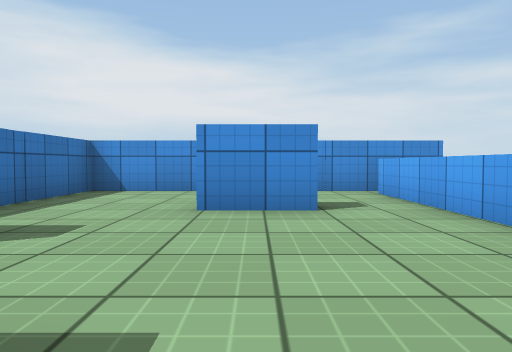
[1] (above)

22 first-person views from a walk through a scene from a Unity 3-D project. The camera is 0.55 m above the floor, tilts 2° down and sees 70° across. The floor is counted in squares, 1 m on a side. Each view is taken from the middle of a square. On the plan, view 1 faces up. The plan holds only what a view shows up to about 9 squares ahead; the rest is blank. The player character is not drawn. Surface patterns are stand-ins for the level's own textures.

[2]
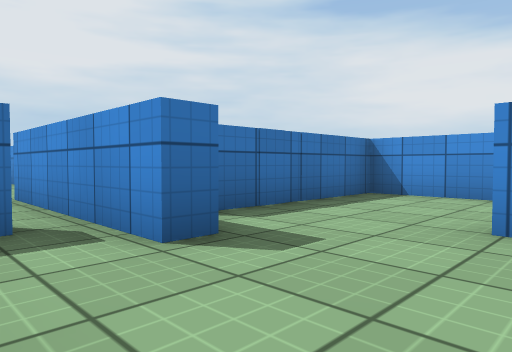

[3]
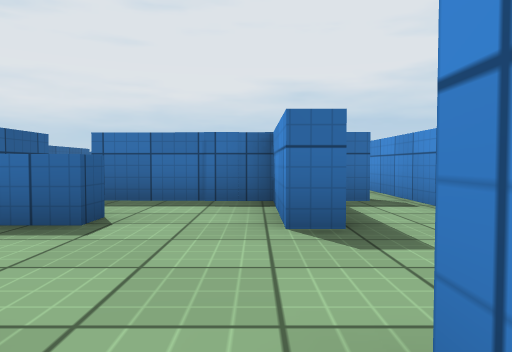

[4]
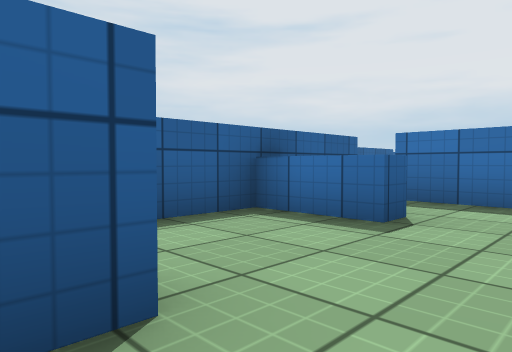

[5]
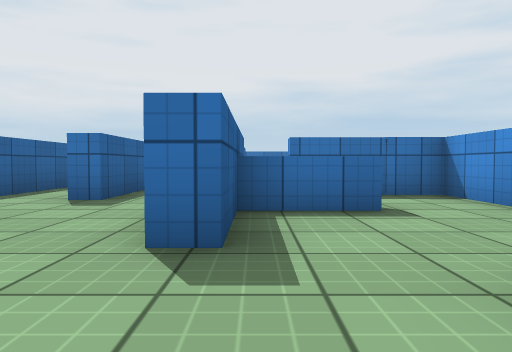

[6]
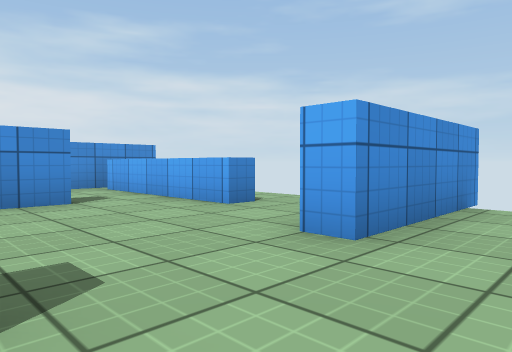

[7]
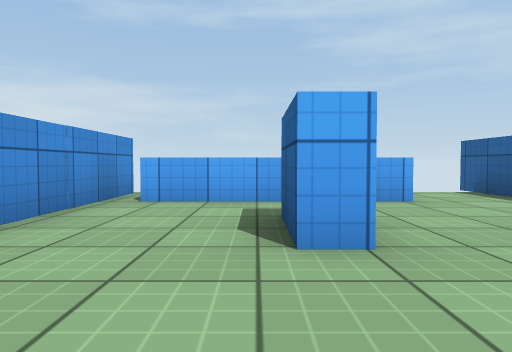

[8]
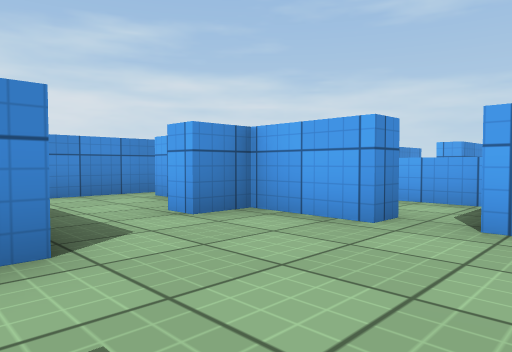

[9]
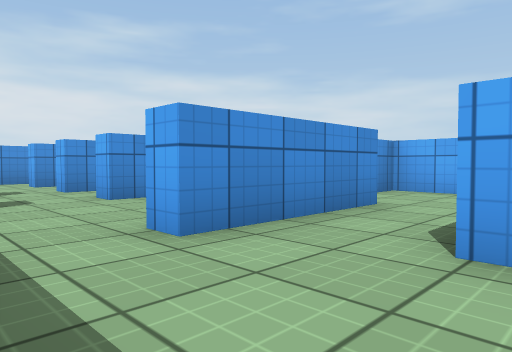

[10]
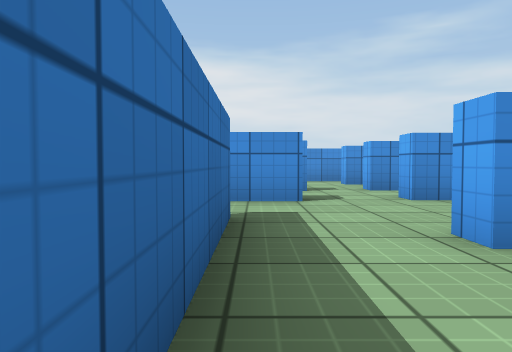

[11]
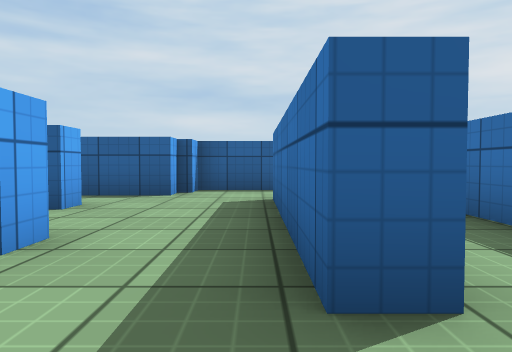

[12]
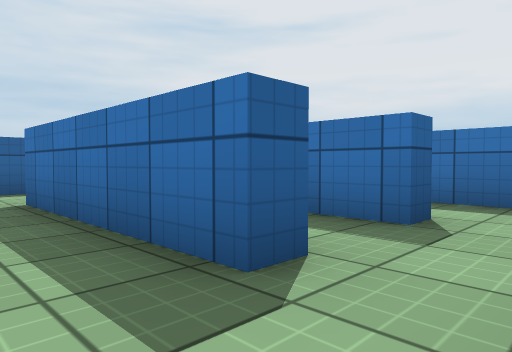

[13]
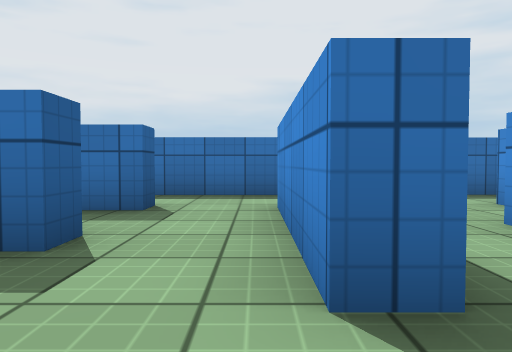

[14]
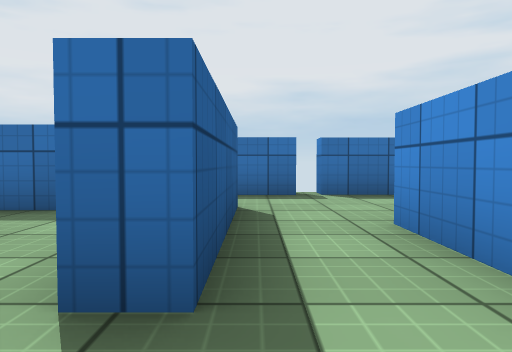

[15]
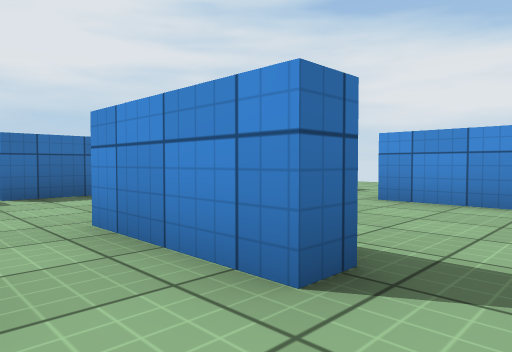

[16]
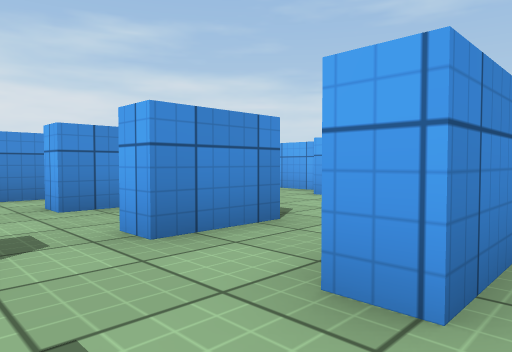

[17]
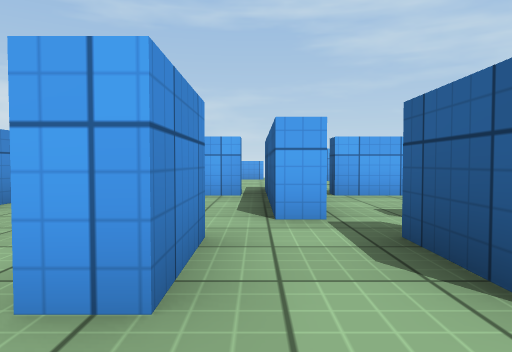

[18]
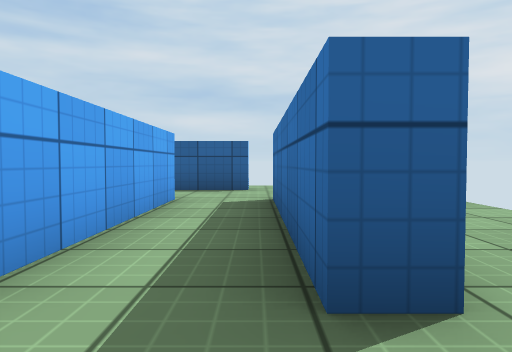

[19]
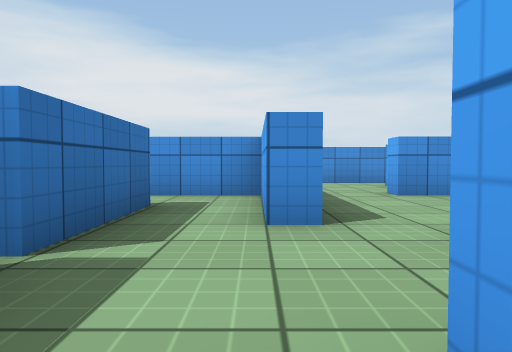

[20]
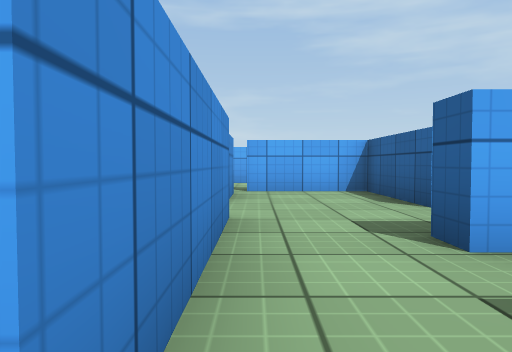

[21]
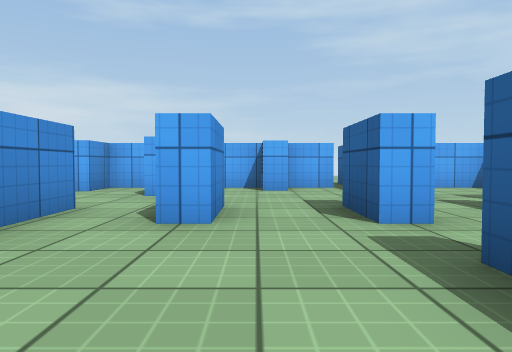

[22]
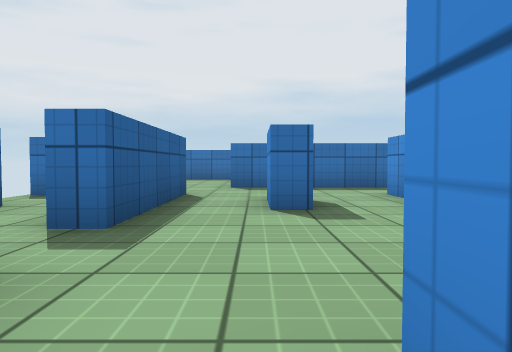

### Floor plan
Points are (right, up) in squares from view 1. A wall is a line through its corners. A room is listed if a view was taken in it or the views show most of it. See-through windows are left out.
Room 1 (views 1, 2, 3, 4, 6, 7)
walls: (0.7, 4.2) (-0.7, 4.2) (-0.7, 4.7) (0.8, 4.7); (-1, 0.9) (-1, 0.3) (-3.3, 0.3) (-3.4, -2.4); (2.7, 2.7) (2.2, 2.7) (2.2, 6.8); (2.9, 0.8) (4.5, 0.8); (-3.9, 2.8) (-2.2, 2.8) (-2.2, 2.3) (-4.4, 2.3); (-3.8, 1.7) (-3.3, 1.6) (-3.3, 1.3); (1.3, -1.7) (1.3, -1.2) (1.9, -1.2); (4.5, 0.3) (1.3, 0.3) (1.3, 0.9); (3.8, 7.2) (-3.2, 7.2) (-3.3, 3.6); (-1.7, -2.9) (-1.7, -1.5) (-1.2, -1.5) (-1.2, -3.2); (-3.8, -3.2) (0.6, -3.2)
ways out: opening at (1, -2) to room 2; opening at (-3.5, 2) to room 3
Room 2 (views 5, 22)
walls: (0.6, -3.2) (0.6, -3.8); (-3.4, -2.4) (-3.9, -2.4); (2.9, -1.7) (1.3, -1.7); (-4.6, -5.2) (-2.4, -5.2) (-2.4, -5.9); (-4.4, -7.3) (-3, -7.3)
ways out: opening at (1, -2) to room 1; opening at (-4.3, -4) to room 3; opening at (-3.5, -7) to room 3
Room 3 (views 8, 9, 10)
walls: (-6.2, -1.7) (-9.5, -1.7) (-9.5, -1.2); (-9.5, -5.8) (-9.5, -5.2) (-6, -5.2) (-6, -5.8); (-3.9, -2.4) (-3.8, -0.8) (-4.7, -0.8) (-4.7, -0.2); (-11.3, -0.3) (-11.3, -4.6); (-5.4, -7.3) (-4.4, -7.3); (-3.8, -0.1) (-3.8, 1.7); (-12.9, -6.5) (-9.8, -6.5) (-9.8, -5.7); (-4.4, 2.3) (-6.4, 2.3)
ways out: opening at (-3.5, 2) to room 1; opening at (-4.3, -4) to room 2; opening at (-3.5, -7) to room 2; opening at (-10.5, -1) to room 4; opening at (-12, -5.5)
Room 4 (views 11, 12, 13, 16)
walls: (-10.3, 1.3) (-12.4, 1.3); (-11.8, -0.3) (-11.3, -0.3); (-9.5, -1.2) (-6.9, -1.2) (-6.8, 1.3); (-7.6, 1.3) (-8.7, 1.3)
ways out: opening at (-10.5, -1) to room 3; opening at (-9.5, 2) to room 5; opening at (-12, 0.5) to room 6
Room 5 (views 14, 15, 17)
walls: (-8.8, 3.7) (-7.2, 3.7); (-7.2, 3.3) (-8.7, 3.3) (-8.7, 4); (-7.5, 7.2) (-11.6, 7.2); (-10, 3.9) (-10, 3.3) (-12.4, 3.3); (-6.4, 2.3) (-6.4, 2.8) (-3.9, 2.8); (-4.7, 4.2) (-4.7, 4.9); (-8.7, 1.3) (-8.7, 1.9) (-7.2, 1.9); (-3.7, 4.8) (-3.7, 8.3); (-3.8, 3.2) (-3.7, 4.3); (-12.9, 1.9) (-10.3, 1.9) (-10.3, 1.3)
ways out: opening at (-9.5, 2) to room 4; opening at (-10.5, 5.5) to room 7; opening at (-11.5, 3) to room 8; opening at (-6.5, 7)
Room 6 (views 18, 19, 20)
walls: (-13.9, -0.3) (-13.3, -0.3) (-13.3, -4.6); (-15.4, 1.6) (-15.4, -0.9); (-12.4, 1.3) (-13.6, 1.3); (-11.8, -4.6) (-11.8, -0.3)
ways out: opening at (-12, 0.5) to room 4; opening at (-14.5, 2) to room 8; opening at (-14, -4)
Room 7 (view 21)
walls: (-11.6, 7.2) (-11.6, 7.8)
ways out: opening at (-10.5, 5.5) to room 5; opening at (-13, 5) to room 8
Room 8 (no view inside)
walls: (-13.4, 4.2) (-13.9, 4.2) (-13.9, 6.4); (-15.4, 2.8) (-15.4, 1.6); (-15.4, 5.9) (-15.4, 3.3); (-13.6, 1.3) (-13.6, 1.9) (-13, 1.9); (-13.9, 7.2) (-15.9, 7.2)
ways out: opening at (-11.5, 3) to room 5; opening at (-14.5, 2) to room 6; opening at (-13, 5) to room 7; gap at (-16, 3)

Where each view was taken, in squares from view 1:
view 1: 0 up, 0 right, facing up
view 2: 1 up, 0 right, facing up-left
view 3: 0 up, 2 right, facing left
view 4: 0 up, 2 right, facing down-left
view 5: 3 down, 3 right, facing left
view 6: 1 down, 1 left, facing up-right
view 7: 5 up, 3 left, facing right
view 8: 4 down, 7 left, facing up-right
view 9: 4 down, 11 left, facing up-right
view 10: 4 down, 11 left, facing up
view 11: 1 up, 11 left, facing down
view 12: 1 up, 10 left, facing down-left
view 13: 1 up, 9 left, facing left
view 14: 2 up, 9 left, facing left
view 15: 2 up, 9 left, facing up-left
view 16: 1 up, 10 left, facing up-right
view 17: 3 up, 10 left, facing right
view 18: 1 up, 13 left, facing down
view 19: 1 up, 14 left, facing up
view 20: 1 up, 14 left, facing right
view 21: 5 up, 12 left, facing right
view 22: 4 down, 3 left, facing left
